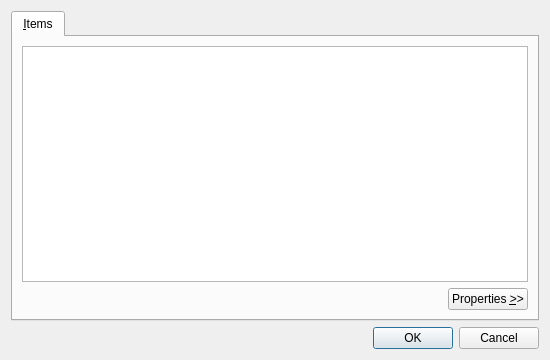
<ui version="4.0" >
 <comment>*********************************************************************
**
** Copyright (C) 2009 Nokia Corporation and/or its subsidiary(-ies).
** Contact: Nokia Corporation (qt-info@nokia.com)
**
** This file is part of the Qt Designer of the Qt Toolkit.
**
** $QT_BEGIN_LICENSE:LGPL$
** Commercial Usage
** Licensees holding valid Qt Commercial licenses may use this file in
** accordance with the Qt Commercial License Agreement provided with the
** Software or, alternatively, in accordance with the terms contained in
** a written agreement between you and Nokia.
**
** GNU Lesser General Public License Usage
** Alternatively, this file may be used under the terms of the GNU Lesser
** General Public License version 2.1 as published by the Free Software
** Foundation and appearing in the file LICENSE.LGPL included in the
** packaging of this file.  Please review the following information to
** ensure the GNU Lesser General Public License version 2.1 requirements
** will be met: http://www.gnu.org/licenses/old-licenses/lgpl-2.1.html.
**
** In addition, as a special exception, Nokia gives you certain
** additional rights. These rights are described in the Nokia Qt LGPL
** Exception version 1.0, included in the file LGPL_EXCEPTION.txt in this
** package.
**
** GNU General Public License Usage
** Alternatively, this file may be used under the terms of the GNU
** General Public License version 3.0 as published by the Free Software
** Foundation and appearing in the file LICENSE.GPL included in the
** packaging of this file.  Please review the following information to
** ensure the GNU General Public License version 3.0 requirements will be
** met: http://www.gnu.org/copyleft/gpl.html.
**
** If you are unsure which license is appropriate for your use, please
** contact the sales department at http://www.qtsoftware.com/contact.
** $QT_END_LICENSE$
**
*********************************************************************</comment>
 <class>qdesigner_internal::TableWidgetEditor</class>
 <widget class="QDialog" name="qdesigner_internal::TableWidgetEditor" >
  <property name="geometry" >
   <rect>
    <x>0</x>
    <y>0</y>
    <width>550</width>
    <height>360</height>
   </rect>
  </property>
  <property name="windowTitle" >
   <string>Edit Table Widget</string>
  </property>
  <layout class="QVBoxLayout" name="verticalLayout" >
   <item>
    <widget class="QTabWidget" name="tabWidget" >
     <property name="currentIndex" >
      <number>0</number>
     </property>
     <widget class="QWidget" name="itemsTab" >
      <attribute name="title" >
       <string>&amp;Items</string>
      </attribute>
      <layout class="QVBoxLayout" name="verticalLayout_2" >
       <item>
        <widget class="QWidget" native="1" name="widget" >
         <layout class="QVBoxLayout" name="verticalLayout_3" >
          <property name="margin" >
           <number>0</number>
          </property>
          <item>
           <widget class="QTableWidget" name="tableWidget" >
            <property name="toolTip" >
             <string>Table Items</string>
            </property>
           </widget>
          </item>
          <item>
           <layout class="QHBoxLayout" name="buttonsLayout" >
            <item>
             <spacer name="horizontalSpacer" >
              <property name="orientation" >
               <enum>Qt::Horizontal</enum>
              </property>
              <property name="sizeHint" stdset="0" >
               <size>
                <width>40</width>
                <height>20</height>
               </size>
              </property>
             </spacer>
            </item>
            <item>
             <widget class="QPushButton" name="showPropertiesButton" >
              <property name="text" >
               <string>Properties &amp;>></string>
              </property>
             </widget>
            </item>
           </layout>
          </item>
         </layout>
        </widget>
       </item>
      </layout>
     </widget>
    </widget>
   </item>
   <item>
    <widget class="QDialogButtonBox" name="buttonBox" >
     <property name="orientation" >
      <enum>Qt::Horizontal</enum>
     </property>
     <property name="standardButtons" >
      <set>QDialogButtonBox::Cancel|QDialogButtonBox::Ok</set>
     </property>
    </widget>
   </item>
  </layout>
 </widget>
 <resources/>
 <connections>
  <connection>
   <sender>buttonBox</sender>
   <signal>accepted()</signal>
   <receiver>qdesigner_internal::TableWidgetEditor</receiver>
   <slot>accept()</slot>
   <hints>
    <hint type="sourcelabel" >
     <x>431</x>
     <y>351</y>
    </hint>
    <hint type="destinationlabel" >
     <x>373</x>
     <y>362</y>
    </hint>
   </hints>
  </connection>
  <connection>
   <sender>buttonBox</sender>
   <signal>rejected()</signal>
   <receiver>qdesigner_internal::TableWidgetEditor</receiver>
   <slot>reject()</slot>
   <hints>
    <hint type="sourcelabel" >
     <x>547</x>
     <y>354</y>
    </hint>
    <hint type="destinationlabel" >
     <x>562</x>
     <y>362</y>
    </hint>
   </hints>
  </connection>
 </connections>
</ui>
